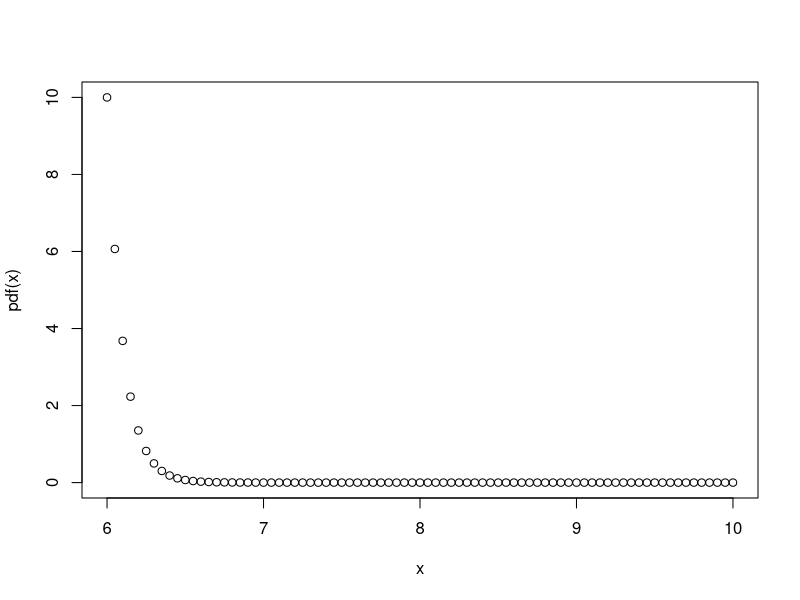
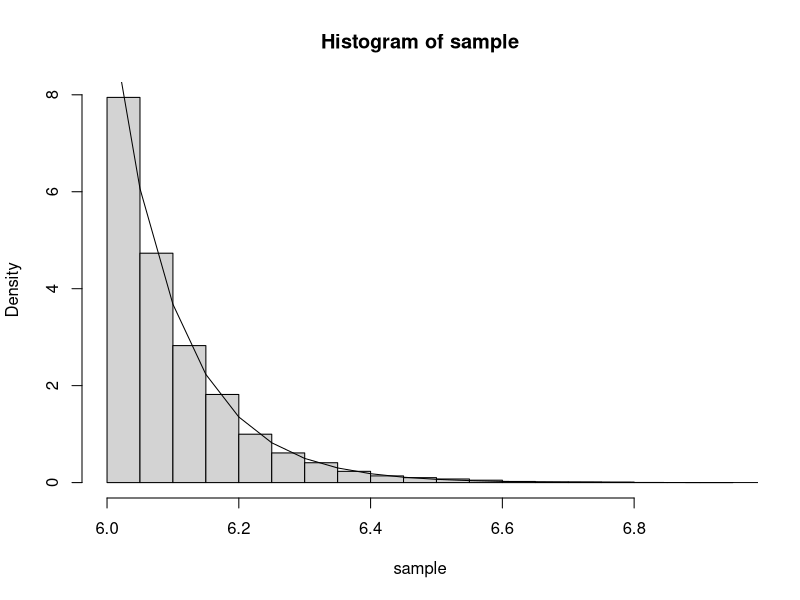

Reproduce these figures in R, in order.
lower = 6
upper = 10
A = 1
B = -10
C = 8

f = function(x) {
  A*exp(B*(x-C))
}

x = seq(lower, upper, by = 0.05)
norm1 = integrate(f, lower, upper)$value
norm2 = A/B * (exp(B*(upper-C)) - exp(B*(lower-C)))

pdf = function(x) {
  1/norm1 * f(x)
}

plot(x, pdf(x))

sampler = function(r) {
  log(B*r*norm1/A + exp(B*(lower-C)))/B + C
}

val = runif(10000)
sample = sampler(val)

hist(sample, probability = T)
lines(x, pdf(x))
max(sample)
min(sample)
